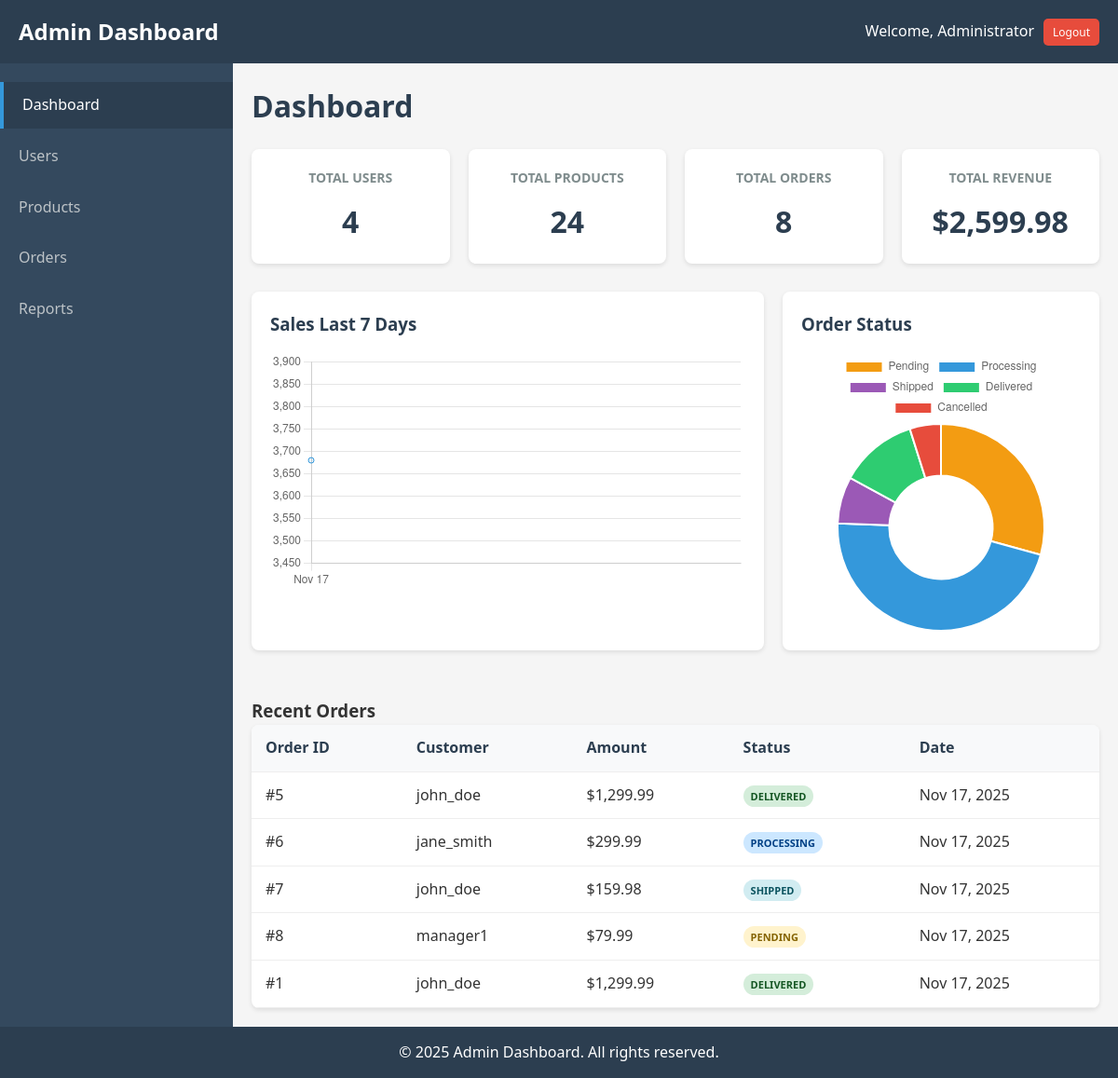
/dashboard.php (signed in), run on the app's committed database.
### tables this page shows
CREATE TABLE `orders` (
  `id` int(11) NOT NULL,
  `user_id` int(11) DEFAULT NULL,
  `total_amount` decimal(10,2) NOT NULL,
  `status` enum('pending','processing','shipped','delivered','cancelled') DEFAULT 'pending',
  `order_date` timestamp NOT NULL DEFAULT current_timestamp(),
  `shipping_address` text DEFAULT NULL
);

CREATE TABLE `users` (
  `id` int(11) NOT NULL,
  `username` varchar(50) NOT NULL,
  `email` varchar(100) NOT NULL,
  `password` varchar(255) NOT NULL,
  `full_name` varchar(100) DEFAULT NULL,
  `role` enum('admin','manager','user') DEFAULT 'user',
  `status` enum('active','inactive') DEFAULT 'active',
  `created_at` timestamp NOT NULL DEFAULT current_timestamp(),
  `updated_at` timestamp NOT NULL DEFAULT current_timestamp() ON UPDATE current_timestamp()
);

### dashboard.php (the view, shortened to what this page needs)
<?php
$database = new Database();
$db = $database->getConnection();
$users_count = $db->query("SELECT COUNT(*) FROM users")->fetchColumn();
$products_count = $db->query("SELECT COUNT(*) FROM products")->fetchColumn();
$orders_count = $db->query("SELECT COUNT(*) FROM orders")->fetchColumn();
$revenue = $db->query("SELECT COALESCE(SUM(total_amount), 0) FROM orders WHERE status = 'delivered'")->fetchColumn();
$recent_orders = $db->query("SELECT o.id, u.username, o.total_amount, o.status, o.order_date
                             FROM orders o
                             LEFT JOIN users u ON o.user_id = u.id
                             ORDER BY o.order_date DESC LIMIT 5")->fetchAll(PDO::FETCH_ASSOC);
$sales_data = $db->query("SELECT DATE(order_date) as date, SUM(total_amount) as total
                          FROM orders
                          WHERE order_date >= DATE_SUB(NOW(), INTERVAL 7 DAY)
                          GROUP BY DATE(order_date)
                          ORDER BY date")->fetchAll(PDO::FETCH_ASSOC);
?>
<!DOCTYPE html>
<html lang="en">
<head>
    <link rel="stylesheet" href="css/style.css">
</head>
<body>
    <?php include('includes/header.php'); ?>
    <div class="container">
        <?php include('includes/sidebar.php'); ?>
        <main class="main-content">
            <h1>Dashboard</h1>
            <div class="stats-grid">
                <div class="stat-card">
                    <h3>Total Users</h3>
                    <p class="stat-number"><?php echo $users_count; ?></p>
                </div>
                <div class="stat-card">
                    <h3>Total Products</h3>
                    <p class="stat-number"><?php echo $products_count; ?></p>
                </div>
                <div class="stat-card">
                    <h3>Total Orders</h3>
                    <p class="stat-number"><?php echo $orders_count; ?></p>
                </div>
                <div class="stat-card">
                    <h3>Total Revenue</h3>
                    <p class="stat-number">$<?php echo number_format($revenue, 2); ?></p>
                </div>
            </div>
            <div class="charts-grid">
                <div class="chart-container">
                    <h3>Sales Last 7 Days</h3>
                    <canvas id="salesChart"></canvas>
                </div>
                <div class="chart-container">
                    <h3>Order Status</h3>
                    <canvas id="ordersChart"></canvas>
                </div>
            </div>
            <div class="recent-orders">
                <h3>Recent Orders</h3>
                <table class="data-table">
                    <thead>
                        <tr>
                            <th>Order ID</th>
                            <th>Customer</th>
                            <th>Amount</th>
                            <th>Status</th>
                            <th>Date</th>
                        </tr>
                    </thead>
                    <tbody>
                        <?php foreach($recent_orders as $order): ?>
                        <tr>
                            <td>#<?php echo $order['id']; ?></td>
                            <td><?php echo $order['username']; ?></td>
                            <td>$<?php echo number_format($order['total_amount'], 2); ?></td>
                            <td><span class="status status-<?php echo $order['status']; ?>"><?php echo ucfirst($order['status']); ?></span></td>
                            <td><?php echo date('M j, Y', strtotime($order['order_date'])); ?></td>
                        </tr>
                        <?php endforeach; ?>
                    </tbody>
                </table>
            </div>
        </main>
    </div>
    <script>
        // Sales Chart
        const salesCtx = document.getElementById('salesChart').getContext('2d');
        const salesChart = new Chart(salesCtx, {
            type: 'line',
            data: {
                labels: [<?php
                    $dates = array_column($sales_data, 'date');
                    foreach($dates as $date) {
                        echo "'" . date('M j', strtotime($date)) . "',";
                    }
                ?>],
                datasets: [{
                    label: 'Sales ($)',
                    data: [<?php
                        $totals = array_column($sales_data, 'total');
                        foreach($totals as $total) {
                            echo $total . ',';
                        }
                    ?>],
                    borderColor: '#3498db',
                    backgroundColor: 'rgba(52, 152, 219, 0.1)',
                    tension: 0.4,
                    fill: true
                }]
            },
            options: {
                responsive: true,
                plugins: {
                    legend: {
                        display: false
                    }
                }
            }
        });
        // Orders Chart (dummy data for demo)
        const ordersCtx = document.getElementById('ordersChart').getContext('2d');
        const ordersChart = new Chart(ordersCtx, {
            type: 'doughnut',
            data: {
                labels: ['Pending', 'Processing', 'Shipped', 'Delivered', 'Cancelled'],
                datasets: [{
                    data: [12, 19, 3, 5, 2],
                    backgroundColor: [
                        '#f39c12',
                        '#3498db',
                        '#9b59b6',
                        '#2ecc71',
                        '#e74c3c'
                    ]
                }]
            }
        });
    </script>
    <?php include('includes/footer.php'); ?>
</body>
</html>

### includes/header.php (shortened to what this page needs)
<header class="header">
    <h1>Admin Dashboard</h1>
    <div class="user-info">
        <span>Welcome, <?php echo $_SESSION['full_name'] ?? $_SESSION['username']; ?></span>
        <a href="logout.php" class="btn btn-danger btn-sm">Logout</a>
    </div>
</header>

### includes/sidebar.php
<nav class="sidebar">
    <ul>
        <li><a href="dashboard.php" class="<?php echo basename($_SERVER['PHP_SELF']) == 'dashboard.php' ? 'active' : ''; ?>">Dashboard</a></li>
        <li><a href="users.php" class="<?php echo basename($_SERVER['PHP_SELF']) == 'users.php' ? 'active' : ''; ?>">Users</a></li>
        <li><a href="products.php" class="<?php echo basename($_SERVER['PHP_SELF']) == 'products.php' ? 'active' : ''; ?>">Products</a></li>
        <li><a href="orders.php" class="<?php echo basename($_SERVER['PHP_SELF']) == 'orders.php' ? 'active' : ''; ?>">Orders</a></li>
        <li><a href="reports.php" class="<?php echo basename($_SERVER['PHP_SELF']) == 'reports.php' ? 'active' : ''; ?>">Reports</a></li>
    </ul>
</nav>

### includes/footer.php
<footer class="footer">
    <p>&copy; <?php echo date('Y'); ?> Admin Dashboard. All rights reserved.</p>
</footer>

### css/style.css (style rules this page uses)
* { margin: 0; padding: 0; box-sizing: border-box; }
body { font-family: 'Segoe UI', Tahoma, Geneva, Verdana, sans-serif; background-color: #f5f5f5; color: #333; line-height: 1.6; }
.btn { display: inline-block; padding: 10px 20px; background: #3498db; color: white; border: none; border-radius: 5px; cursor: pointer; font-size: 16px; text-decoration: none; text-align: center; }
.container { display: flex; min-height: 100vh; }
.header { background: #2c3e50; color: white; padding: 15px 20px; display: flex; justify-content: space-between; align-items: center; box-shadow: 0 2px 5px rgba(0, 0, 0, 0.1); }
.header h1 { font-size: 24px; }
.user-info { display: flex; align-items: center; gap: 10px; }
.sidebar { width: 250px; background: #34495e; color: white; padding: 20px 0; }
.sidebar ul { list-style: none; }
.sidebar li { margin-bottom: 5px; }
.sidebar a { display: block; padding: 12px 20px; color: #bdc3c7; text-decoration: none; transition: all 0.3s; }
.sidebar a:hover, .sidebar a.active { background: #2c3e50; color: white; border-left: 4px solid #3498db; }
.main-content { flex: 1; padding: 20px; background: #f5f5f5; }
.main-content h1 { margin-bottom: 20px; color: #2c3e50; }
.stats-grid { display: grid; grid-template-columns: repeat(auto-fit, minmax(200px, 1fr)); gap: 20px; margin-bottom: 30px; }
.stat-card { background: white; padding: 20px; border-radius: 8px; box-shadow: 0 2px 5px rgba(0, 0, 0, 0.1); text-align: center; }
.stat-card h3 { font-size: 14px; color: #7f8c8d; margin-bottom: 10px; text-transform: uppercase; }
.stat-number { font-size: 32px; font-weight: bold; color: #2c3e50; }
.charts-grid { display: grid; grid-template-columns: 2fr 1fr; gap: 20px; margin-bottom: 30px; }
.chart-container { background: white; padding: 20px; border-radius: 8px; box-shadow: 0 2px 5px rgba(0, 0, 0, 0.1); }
.chart-container h3 { margin-bottom: 15px; color: #2c3e50; }
.data-table { width: 100%; background: white; border-collapse: collapse; box-shadow: 0 2px 5px rgba(0, 0, 0, 0.1); border-radius: 8px; overflow: hidden; }
.data-table th, .data-table td { padding: 12px 15px; text-align: left; border-bottom: 1px solid #eee; }
.data-table th { background: #f8f9fa; font-weight: 600; color: #2c3e50; }
.status { padding: 5px 10px; border-radius: 20px; font-size: 12px; font-weight: 600; text-transform: uppercase; }
.status-pending { background: #fff3cd; color: #856404; }
.status-processing { background: #cce7ff; color: #004085; }
.status-shipped { background: #d1ecf1; color: #0c5460; }
.status-delivered { background: #d4edda; color: #155724; }
.footer { background: #2c3e50; color: white; text-align: center; padding: 15px; margin-top: auto; }
.btn-danger { background: #e74c3c; }
.btn-sm { padding: 5px 10px; font-size: 14px; }
.chart-container { background: white; padding: 20px; border-radius: 8px; box-shadow: 0 2px 5px rgba(0, 0, 0, 0.1); margin-bottom: 20px; }
.chart-container canvas { max-height: 300px; }
.btn-sm { padding: 5px 10px; font-size: 12px; }
.status { padding: 4px 8px; border-radius: 12px; font-size: 11px; font-weight: 600; }

### data on the page
orders: id "5", user.username "john_doe", total_amount "1,299.99", status "DELIVERED", order_date "Nov 17, 2025"
orders: id "6", user.username "jane_smith", total_amount "299.99", status "PROCESSING", order_date "Nov 17, 2025"
orders: id "7", user.username "john_doe", total_amount "159.98", status "SHIPPED", order_date "Nov 17, 2025"
orders: id "8", user.username "manager1", total_amount "79.99", status "PENDING", order_date "Nov 17, 2025"
orders: id "1", user.username "john_doe", total_amount "1,299.99", status "DELIVERED", order_date "Nov 17, 2025"

### other printed values
$_SESSION['full_name'] "Administrator"
$users_count "4"
$products_count "24"
$orders_count "8"
$revenue "2,599.98"
chart data {{ $total }} 3679.90
